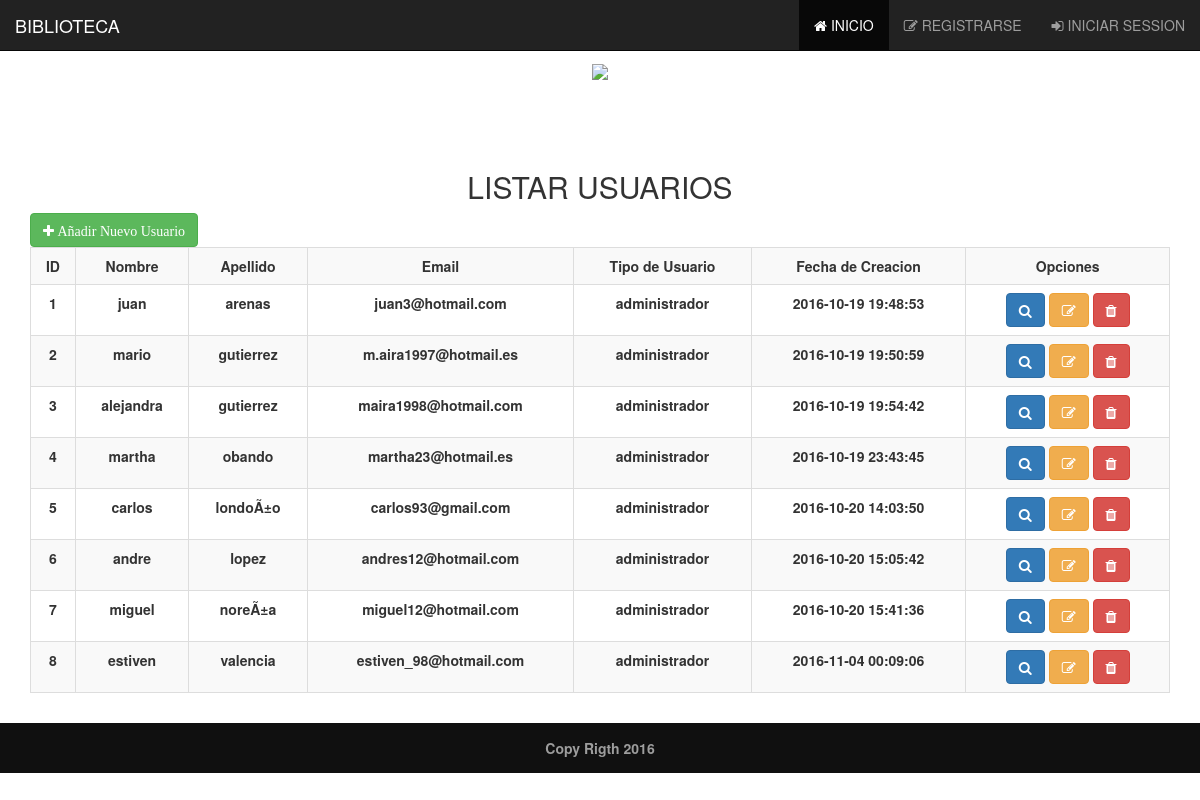
The app's page /listar_usuario.php with its own data.
### tables this page shows
CREATE TABLE `usuario` (
  `id` int(10) UNSIGNED NOT NULL,
  `nombre` varchar(30) NOT NULL,
  `apellido` varchar(30) NOT NULL,
  `email` varchar(30) NOT NULL,
  `tipo_usuario` enum('administrador','cliente') NOT NULL,
  `contrasena` varchar(100) NOT NULL,
  `fecha_creacion` timestamp NOT NULL DEFAULT CURRENT_TIMESTAMP ON UPDATE CURRENT_TIMESTAMP
);

### listar_usuario.php (the view, shortened to what this page needs)
<?php
 require_once('layout/header.php');
 $conexion = mysqli_connect($configuracion['servidor'], $configuracion['usuario'], $configuracion['contrasena'], $configuracion['base_datos']);
    $consulta= mysqli_query($conexion, "SELECT * FROM usuario");
    $usuarios= mysqli_fetch_all($consulta, MYSQLI_ASSOC );
			?>
	<div class="container">
		<h2 class="text-center">LISTAR USUARIOS </h2>
		<a href=" crear_usuario.php" class="btn btn-success" ><i class="fa fa-plus" aria-hidden="true"> Añadir Nuevo Usuario</i> </a>
		<table class="table table-bordered  table-striped" >
		<tr>
		  <th class="text-center"> ID</th>
	      <th class="text-center"> Nombre</th>
	      <th class="text-center">Apellido</th>
	      <th class="text-center">Email</th>
	      <th class="text-center">Tipo de Usuario</th>
	      <th class="text-center">Fecha de Creacion</th>
	      <th class="text-center">Opciones</th>
		</tr>
  		<?php  foreach ($usuarios as $usuario ): ?>
  		<tr>
		  <th class="text-center"><?php echo $usuario ['id']; ?></th>
	      <th class="text-center"><?php echo $usuario ['nombre']; ?></th>
	      <th class="text-center"><?php echo $usuario ['apellido']; ?></th>
	      <th class="text-center"><?php echo $usuario ['email']; ?></th>
	      <th class="text-center"><?php echo $usuario ['tipo_usuario']; ?></th>
	      <th class="text-center"><?php echo $usuario ['fecha_creacion']; ?></th>
	      <td class="text-center">
	      <a href="ver_usuario.php?id=<?php echo $usuario ['id'] ?> "  class="btn btn-primary" ><i class="fa fa-search" aria-hidden="true"></i></a>
	      <a href="editar_usuario.php?id=<?php echo $usuario ['id'] ?> "  class="btn btn-warning" ><i class="fa fa-edit" aria-hidden="true"></i></a>
	      <a href="eliminar_usuario.php?id=<?php echo $usuario ['id'] ?> "  class="btn btn-danger" onclick="return confirm ('Estas seguro de eliminar este registro')" ><i class="fa fa-trash" aria-hidden="true"></i></a>
	      </td>
		</tr>
  	    <?php  endforeach; ?>
	    </table>
    </div>
<?php
require_once('layout/footer.php');
?>

### header.php (shortened to what this page needs)
<!DOCTYPE html>
<html lang="en">
<head>
	<link rel="stylesheet" type="text/css" href="assets/css/bootstrap.min.css" />
	<link rel="stylesheet" type="text/css" href="assets/css/font-awesome.min.css" />
	<link rel="stylesheet" type="text/css" href="assets/css/dataTables.bootstrap.min.css">
	<link rel="stylesheet" type="text/css" href="assets/css/estilos.css">
</head>
<body>
<br>
<br>
<br>
<div class="container text-center encabezado">
	 <img src="imagenes/sss.jpg" width="500px">
</div>
<div class="menu">
	<nav class="navbar navbar-default navbar-inverse navbar-fixed-top" role="navigation">
		<div class="container-fluid">
			<div class="navbar-header">
				<a class="navbar-brand" href="#">BIBLIOTECA</a>
			</div>
			<div class="collapse navbar-collapse navbar-ex1-collapse">
				<ul class="nav navbar-nav navbar-right">
                   <?php
				          if (!empty($_SESSION['email']))
				          {
				             ?>
				             <li class="active"><a href="index.php"><i class="fa fa-home" aria-hidden="true"></i> inicio</a></li>
				          	<li><a href="listar_usuario.php"><i class="fa fa-users" aria-hidden="true"></i> Usuarios</a></li>
				          	<li><a href="listar_libros.php"><i class="fa fa-tags" aria-hidden="true"></i> Productos</a></li>
				             <li class="dropdown">
					          <a href="#" class="dropdown-toggle" data-toggle="dropdown" ><i class="fa fa-user" aria-hidden="true"> <?php echo "Usuario ".$_SESSION['nombre']." ".$_SESSION['apellido'];?></i> <b class="caret"></b></a>
					          <ul class="dropdown-menu">
					            <li><a href="cerrar-sesion.php">Cerrar Sesión</a></li>
					          </ul>
					        </li>
				             <?php
				          }else
				          {
				          	?>
				          		<li class="active"><a href="index.php"><i class="fa fa-home" aria-hidden="true"></i> INICIO</a></li>
				          		<li><a href="registrarse.php"><i class="fa fa-pencil-square-o" aria-hidden="true"></i>  REGISTRARSE </a></li>
				          		<li><a href="inisiar_sesion.php"><i class="fa fa-sign-in" aria-hidden="true"></i> INICIAR SESSION </a></li>
				          	<?php
				          }
				       ?>
				  </ul>
			</div>
		</div>
	</nav>
</div>

### footer.php (shortened to what this page needs)
	<p class="footer">Copy Rigth 2016</p>
</body>
</html>

### estilos.css (style rules this page uses)
.menu { padding-bottom: 70px; }
.footer { color: #9d9d9d; text-align: center; background: #101010; padding: 15px; margin: 0 auto; margin-top: 10px; font-weight: bold; }

### records on screen
usuario: id "1", nombre "juan", apellido "arenas", email "juan3@hotmail.com", tipo_usuario "administrador", fecha_creacion "2016-10-19 19:48:53"
usuario: id "2", nombre "mario", apellido "gutierrez", email "m.aira1997@hotmail.es", tipo_usuario "administrador", fecha_creacion "2016-10-19 19:50:59"
usuario: id "3", nombre "alejandra", apellido "gutierrez", email "maira1998@hotmail.com", tipo_usuario "administrador", fecha_creacion "2016-10-19 19:54:42"
usuario: id "4", nombre "martha", apellido "obando", email "martha23@hotmail.es", tipo_usuario "administrador", fecha_creacion "2016-10-19 23:43:45"
usuario: id "5", nombre "carlos", apellido "londoÃ±o", email "carlos93@gmail.com", tipo_usuario "administrador", fecha_creacion "2016-10-20 14:03:50"
usuario: id "6", nombre "andre", apellido "lopez", email "andres12@hotmail.com", tipo_usuario "administrador", fecha_creacion "2016-10-20 15:05:42"
usuario: id "7", nombre "miguel", apellido "noreÃ±a", email "miguel12@hotmail.com", tipo_usuario "administrador", fecha_creacion "2016-10-20 15:41:36"
usuario: id "8", nombre "estiven", apellido "valencia", email "estiven_98@hotmail.com", tipo_usuario "administrador", fecha_creacion "2016-11-04 00:09:06"
